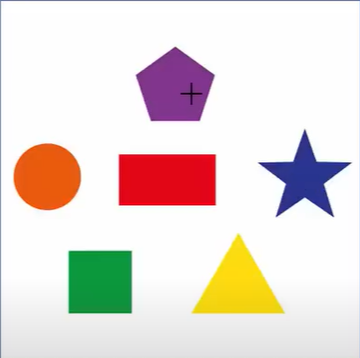
#> input picture Projects/shape.png, 360 x 358 px, found by its file name
$ python 'Detect Simple Geometric Shapes.py'
#> lines starting #> are read from the running program, lines starting #| are printed output that depends on the picture; after the words box and inside, x2 and y2 are one past the last pixel; in counts of white or black regions, pixels touching at a corner belong together; long printed decimals are rounded
import numpy as np
import cv2

img = cv2.imread(r"E:\Programming\OpenCV\Projects\shape.png")
#> img is the input picture: shape (358, 360, 3); mean B, G, R 215.6, 220.7, 231.7
imgGrey = cv2.cvtColor(img, cv2.COLOR_BGR2GRAY)
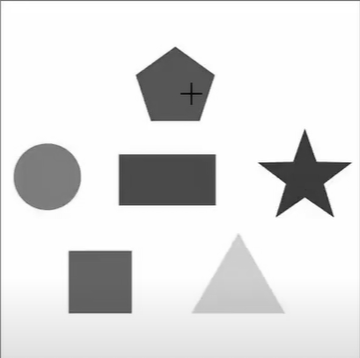
#> imgGrey: shape (358, 360); min 7, max 255, mean 223.4
_, thrash = cv2.threshold(imgGrey, 240, 255, cv2.THRESH_BINARY)
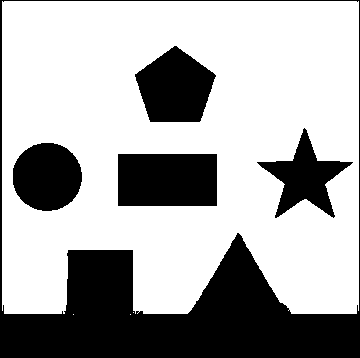
#> thrash: shape (358, 360); 67.6% white; 5 black regions
contours, _ = cv2.findContours(thrash, cv2.RETR_TREE, cv2.CHAIN_APPROX_NONE)
#> contours = 8 contours, 3 with area under 20; largest, box (x1, y1, x2, y2) and area: (2, 1, 359, 314) 102686, (117, 153, 218, 207) 5298, (134, 45, 217, 123) 4398, (12, 142, 83, 212) 3815, (256, 127, 354, 219) 3344

cv2.imshow("img", img)
for contour in contours:
    approx = cv2.approxPolyDP(contour, 0.01* cv2.arcLength(contour, True), True)
    cv2.drawContours(img, [approx], 0, (0, 0, 0), 5)
    x = approx.ravel()[0]
    y = approx.ravel()[1] - 5
    if len(approx) == 3:
        cv2.putText(img, "Triangle", (x, y), cv2.FONT_HERSHEY_COMPLEX, 0.5, (0, 0, 0))
    elif len(approx) == 4:
        x1 ,y1, w, h = cv2.boundingRect(approx)
        aspectRatio = float(w)/h
        print(aspectRatio)
        if aspectRatio >= 0.95 and aspectRatio <= 1.05:
          cv2.putText(img, "square", (x, y), cv2.FONT_HERSHEY_COMPLEX, 0.5, (0, 0, 0))
        else:
          cv2.putText(img, "rectangle", (x, y), cv2.FONT_HERSHEY_COMPLEX, 0.5, (0, 0, 0))
    elif len(approx) == 5:
        cv2.putText(img, "Pentagon", (x, y), cv2.FONT_HERSHEY_COMPLEX, 0.5, (0, 0, 0))
    elif len(approx) == 10:
        cv2.putText(img, "Star", (x, y), cv2.FONT_HERSHEY_COMPLEX, 0.5, (0, 0, 0))
    else:
        cv2.putText(img, "Circle", (x, y), cv2.FONT_HERSHEY_COMPLEX, 0.5, (0, 0, 0))
#> this loop made 8 passes
#> (approx, x, y, x1, y1, w, h, aspectRatio) on pass 5: ([[117, 154], [216, 153], [217, 205], [118, 206]], 117, 149, 117, 153, 101, 54, 1.87)
#> (x, y) on passes 4, 6, 7, 8: (2, -4), (33, 139), (304, 122), (174, 40)
#| 1.870
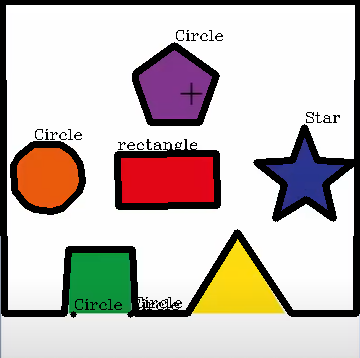
#> img: shape (358, 360, 3); 14.26% of pixels changed, all inside (x1, y1, x2, y2) = (0, 0, 360, 318)


cv2.imshow("shapes", img)
cv2.waitKey(0)
cv2.destroyAllWindows()
